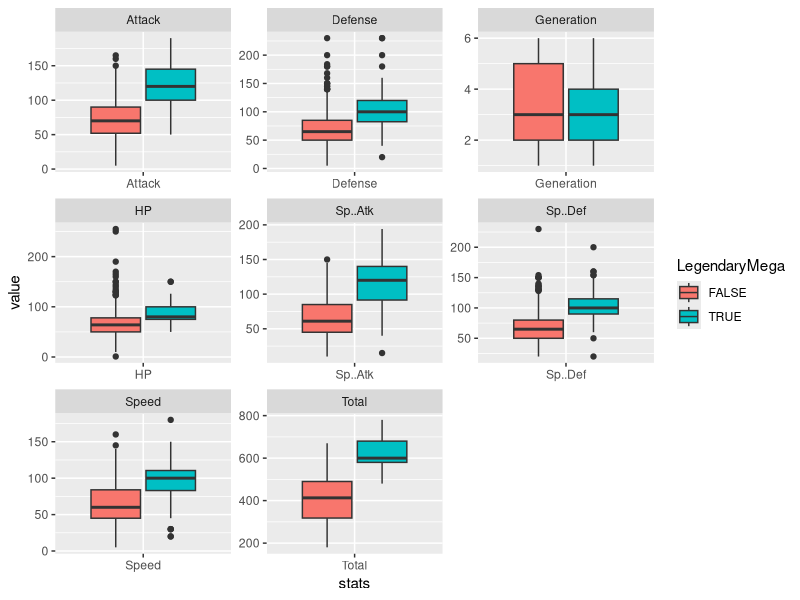

Reproduce this figure in R. (Note: this script raises an error after producing the figure.)


# load packages and data --------------------------------------------------

library(tidyverse)
library(dslabs)
pokemon <- read.csv("pokemon.csv")

#objectif: classify whether legendary and/or mega OR NOT

# look at the data --------------------------------------------------------

glimpse(pokemon)

# praparing data ----------------------------------------------------------

pokemon_prep <-  mutate(pokemon, LegendaryMega = ifelse(Legendary == "TRUE" ,"TRUE", 
                                          ifelse(str_detect(Name, "Meganium"), "FALSE",
                                                        ifelse(str_detect(Name, "Mega"), "TRUE", "FALSE"))))

#making sure that everything works out
pokemon_prep %>% 
  select(-Type.1, -Type.2, -Generation) %>% 
  #filter(str_detect(Name, "Mega"))
  filter(!Legendary == TRUE)

pokemon_prep

#lets graph stuff

pokemon_g <- select(pokemon_prep, -X., -Name, -Type.1, -Type.2, -Legendary)
pokemon_g$LegendaryMega <- as.factor(pokemon_g$LegendaryMega)
glimpse(pokemon_g)

pokemon_g %>% 
  gather(stats, value,-LegendaryMega) %>% 
  ggplot(aes(x = stats, y = value, fill = LegendaryMega)) + 
  # geom_point() + 
  facet_wrap(~stats, scale = "free") + 
  geom_boxplot()


# the regression tree time ------------------------------------------------

library(rpart)

pokemon_tree <- pokemon_g
#set.seed(9999)

#kill_these <- sample(1:550, 25, replace = FALSE)
#pokemon_tree$HP[kill_these] <- NA_real_

#pokemon_tree$attack
pokemon_fit_full <- rpart(LegendaryMega ~ . , data = select(pokemon_tree, -Generation)) #read more on r part
olive_fit_full <- rpart(region ~ . , data = select(olive_ruined, - area))

#https://sebastiansauer.github.io/dplyr_filter/

plot(pokemon_fit_full)
text(pokemon_fit_full)

pokemon_fit_full


# random forest -----------------------------------------------------------

set.seed(4530)
forest <- randomForest(LegendaryMega ~ . , data = pokemon_g, localImp = TRUE)
forest

# Bibliographie -----------------------------------------------------------

#https://rstudio-pubs-static.s3.amazonaws.com/116317_e6922e81e72e4e3f83995485ce686c14.html#/
